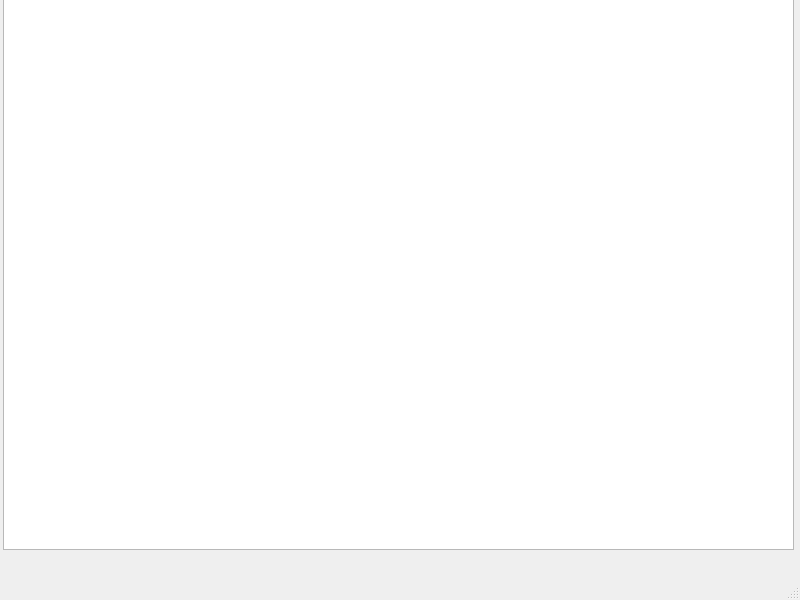
<?xml version="1.0" encoding="UTF-8"?>
<ui version="4.0">
 <class>MainWindow</class>
 <widget class="QMainWindow" name="MainWindow">
  <property name="geometry">
   <rect>
    <x>0</x>
    <y>0</y>
    <width>800</width>
    <height>600</height>
   </rect>
  </property>
  <property name="windowTitle">
   <string>MainWindow</string>
  </property>
  <widget class="QWidget" name="centralwidget">
   <widget class="QTextEdit" name="textEdit">
    <property name="geometry">
     <rect>
      <x>3</x>
      <y>-1</y>
      <width>791</width>
      <height>551</height>
     </rect>
    </property>
   </widget>
  </widget>
  <widget class="QMenuBar" name="menubar">
   <property name="geometry">
    <rect>
     <x>0</x>
     <y>0</y>
     <width>800</width>
     <height>21</height>
    </rect>
   </property>
  </widget>
  <widget class="QStatusBar" name="statusbar"/>
 </widget>
 <resources/>
 <connections/>
</ui>
